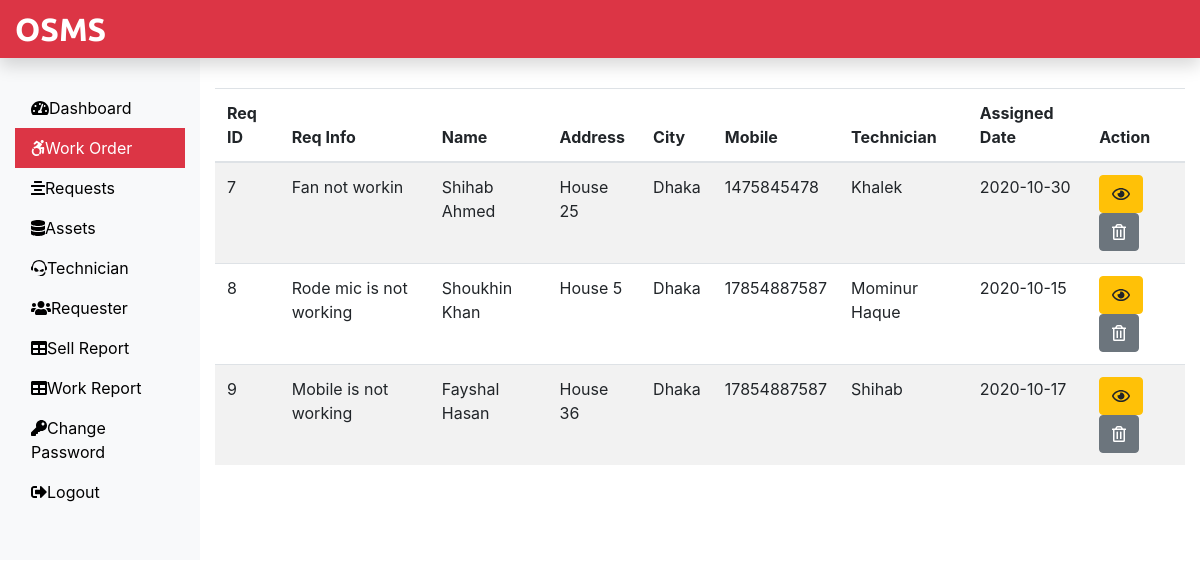
Page /Admin/work.php (signed in) on the committed database.
### tables this page shows
CREATE TABLE `assignwork_tb` (
  `ino` int(11) NOT NULL,
  `request_id` int(11) NOT NULL,
  `request_info` text NOT NULL,
  `request_desc` text NOT NULL,
  `request_name` varchar(60) NOT NULL,
  `request_add1` text NOT NULL,
  `request_add2` text NOT NULL,
  `request_city` varchar(60) NOT NULL,
  `request_state` varchar(60) NOT NULL,
  `request_zip` int(11) NOT NULL,
  `request_email` varchar(60) NOT NULL,
  `request_mobile` bigint(15) NOT NULL,
  `assign_tech` varchar(60) NOT NULL,
  `assign_date` date NOT NULL
);

### Admin/work.php (the view, shortened to what this page needs)
<?php
	include_once 'includes/header.php';
	include_once '../dbConnection.php';
 ?>
	<div class="col-sm-9 col-md-10 mt-5">
		<?php
		$sql = "SELECT * FROM assignwork_tb";
		$result = $conn -> query($sql);
		if($result->num_rows > 0){
			echo '<table class="table table-striped table-hover">';
			 echo '<thead>';
			  echo '<tr>';
			   echo '<th>Req ID</th>';
			   echo '<th>Req Info</th>';
			   echo '<th>Name</th>';
			   echo '<th>Address</th>';
			   echo '<th>City</th>';
			   echo '<th>Mobile</th>';
			   echo '<th>Technician</th>';
			   echo '<th>Assigned Date</th>';
			   echo '<th>Action</th>';
			  echo '</tr>';
			 echo '</thead>';
			 echo '<tbody>';
			 while ($row=$result->fetch_assoc()) {
			  echo '<tr>';
			   echo '<td>'.$row['request_id'].'</td>';
			   echo '<td>'.$row['request_info'].'</td>';
			   echo '<td>'.$row['request_name'].'</td>';
			   echo '<td>'.$row['request_add1'].'</td>';
			   echo '<td>'.$row['request_city'].'</td>';
			   echo '<td>'.$row['request_mobile'].'</td>';
			   echo '<td>'.$row['assign_tech'].'</td>';
			   echo '<td>'.$row['assign_date'].'</td>';
			   echo '<td>';
			    echo '<form action="viewassignwork.php" method="POST" class="d-inline">';
			     echo '<input type="hidden" value='.$row['request_id'].' name="id"><button class="btn btn-warning mr-2" name="view" value="view" type="submit"><i class="far fa-eye"></i></button>';echo '</form>';
			    echo '<form action="" method="POST" class="d-inline">';
			     echo '<input type="hidden" value='.$row['request_id'].' name="id"><button class="btn btn-secondary" name="delete" value="Delete" type="submit"><i class="far fa-trash-alt"></i></button>';
			    echo '</form>';
			   echo '</td>';
			  echo '</tr>';
			 }
			 echo '</tbody>';
			echo '</table>';
		}else {
			echo '0 Result';
		}
	 ?>
	</div>
 <?php require_once 'includes/footer.php' ?>

### rows in the picture
assignwork_tb: request "7", request_info "Fan not workin", request_name "Shihab Ahmed", request_add1 "House 25", request_city "Dhaka", request_mobile "1475845478", assign_tech "Khalek", assign_date "2020-10-30"
assignwork_tb: request "8", request_info "Rode mic is not working", request_name "Shoukhin Khan", request_add1 "House 5", request_city "Dhaka", request_mobile "17854887587", assign_tech "Mominur Haque", assign_date "2020-10-15"
assignwork_tb: request "9", request_info "Mobile is not working", request_name "Fayshal Hasan", request_add1 "House 36", request_city "Dhaka", request_mobile "17854887587", assign_tech "Shihab", assign_date "2020-10-17"
